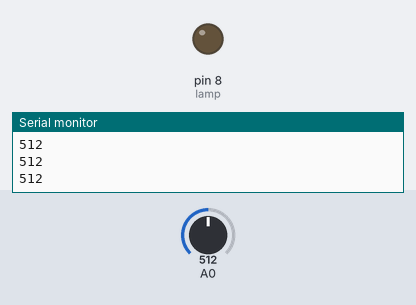
The sketch below on a simulated Arduino Uno, built with avr-gcc and run on an emulated ATmega328P. Parts: output pins drawn as LEDs (lit = HIGH), the last lines printed to the serial monitor. The inputs (shaded band) are chosen by the test bench; at power-on: A0 = 512.

Above: at 1.2 s.
1.3 s: A0 set to 85
2.8 s: A0 set to 73
At 4.0 s:
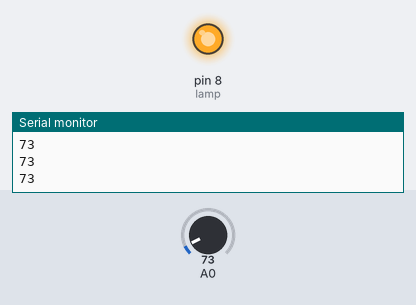
4.4 s: A0 set to 90
At 5.4 s:
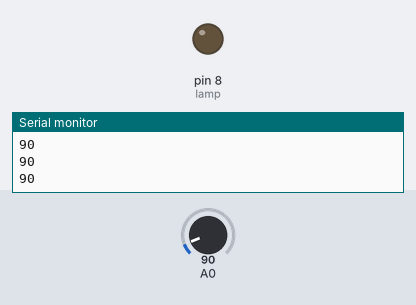
6.0 s: A0 set to 70
At 6.8 s:
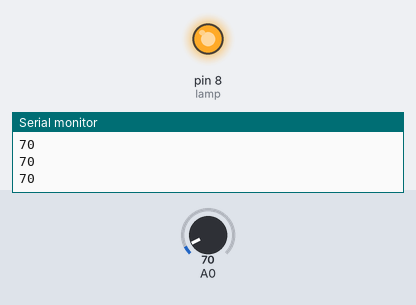
Timing chart, 0 to 8.6 s (numbered marks = the images above; inputs shaded):
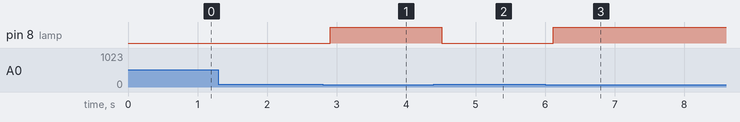

Measured:
- the behaviour switches between 80 and 79 on A0 (found by bisection; images 0 and 1)
- after the input at 2.8 s, pin 8 (lamp): LOW → HIGH after 0.11 s
- after the input at 4.4 s, pin 8 (lamp): HIGH → LOW after 0.11 s
- after the input at 6.0 s, pin 8 (lamp): LOW → HIGH after 0.12 s

The sketch:

LDR.ino
```cpp
const int lamp = 8;


void setup() {
  Serial.begin(9600);
  pinMode(lamp , OUTPUT);

}

void loop() {
  int c = analogRead(A0);
  Serial.println(c);
  delay(100);
if ( c<80 ){
  digitalWrite(8,HIGH);


}
else{

digitalWrite(8,LOW);

}
}
```
